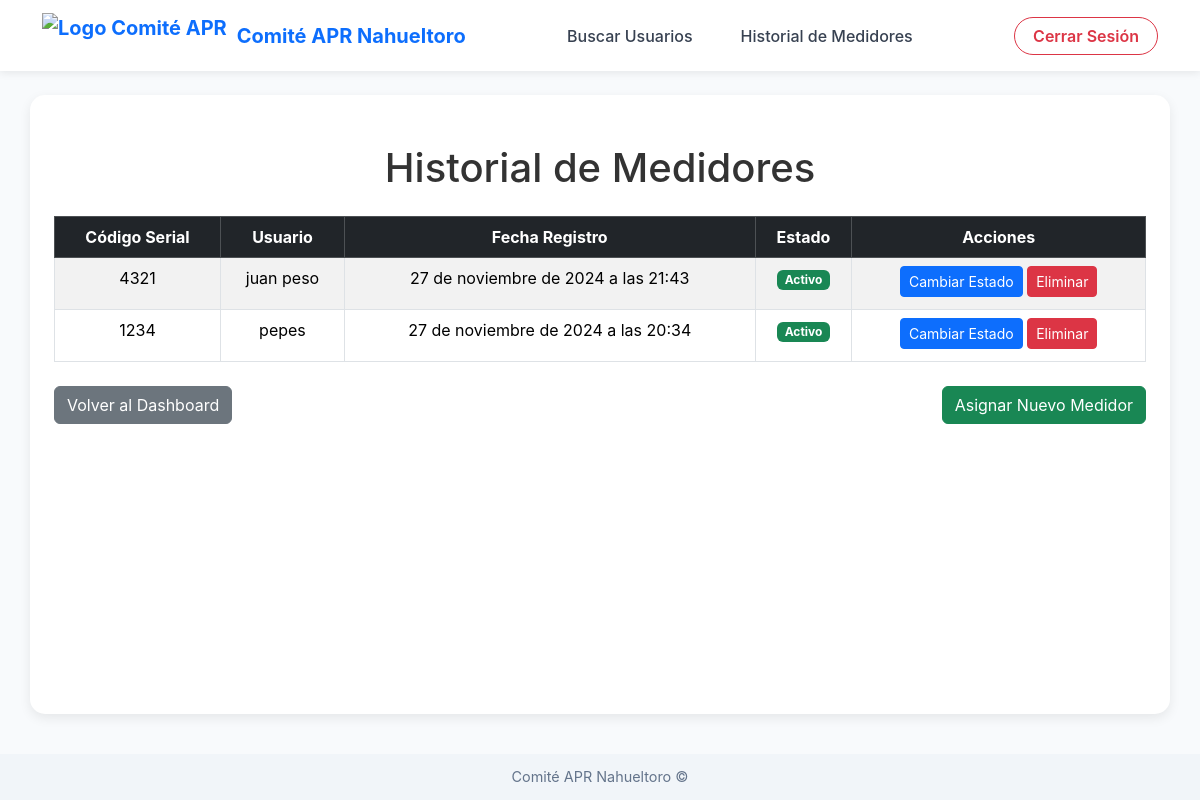
The page /medidores/historial/ (signed in) on the database its author committed.
### medidores/models.py (models this page shows, shortened)
class Medidor(models.Model):
    ESTADOS = [
        ('activo', 'Activo'),
        ('inactivo', 'Inactivo'),
        ('mantenimiento', 'En Mantenimiento'),
        ('danado', 'Dañado'),
    ]
    codigo_serial = models.CharField(
        max_length=50,
        unique=True,
        help_text="Código serial único del medidor."
    )
    usuario = models.ForeignKey(
        Usuario,
        on_delete=models.CASCADE,
        related_name='medidores',
        null=True,  # Permitir que sea nulo temporalmente para asignar un medidor
        blank=True,
        help_text="Usuario al que está asignado este medidor."
    )
    fecha_instalacion = models.DateField(
        null=True,
        blank=True,
        help_text="Fecha en la que se instaló el medidor."
    )
    fecha_registro = models.DateTimeField(
        auto_now_add=True,
        help_text="Fecha en la que se registró el medidor."
    )
    estado = models.CharField(
        max_length=20,
        choices=ESTADOS,
        default='activo',
        help_text="Estado actual del medidor."
    )

### usuarios/models.py (models this page shows, shortened)
class Usuario(models.Model):
    def validar_nombre(value):
        """
        Valida que el nombre solo contenga letras y espacios.
        """
        if not value.replace(" ", "").isalpha():
            raise ValidationError("El nombre solo debe contener letras y espacios.")
    def validar_rut(value):
        """
        Valida el RUT chileno con su dígito verificador.
        """
        rut = value.replace(".", "").replace("-", "")
        if len(rut) < 2:
            raise ValidationError("El RUT ingresado no es válido.")
        cuerpo, dv = rut[:-1], rut[-1].upper()
        if not cuerpo.isdigit():
            raise ValidationError("El RUT ingresado no es válido.")
        suma, factor = 0, 2
        for c in reversed(cuerpo):
            suma += int(c) * factor
            factor = 2 if factor == 7 else factor + 1
        dv_calculado = 11 - (suma % 11)
        if dv_calculado == 10:
            dv_calculado = "K"
        elif dv_calculado == 11:
            dv_calculado = "0"
        else:
            dv_calculado = str(dv_calculado)
        if dv_calculado != dv:
            raise ValidationError(f"El RUT ingresado no es válido. Dígito verificador esperado: {dv_calculado}")
    nombre = models.CharField(
        max_length=100,
        validators=[validar_nombre],
        help_text="Ingrese nombre y apellido. Ejemplo: Juan Pérez"
    )
    rut = models.CharField(
        max_length=12,
        unique=True,
        validators=[
            RegexValidator(
                regex=r'^\d{1,2}\.\d{3}\.\d{3}-[\dkK]$',
                message='Formato de RUT inválido. Ejemplo: 12.345.678-K'
            ),
            validar_rut  # Validación personalizada para el RUT
        ],
        help_text="Formato: 12.345.678-K"
    )
    correo = models.EmailField(
        max_length=255,
        unique=True,
        help_text="Ingrese un correo electrónico válido. Ejemplo: usuario@dominio.com"
    )
    direccion = models.CharField(
        max_length=255,
        help_text="Ingrese la dirección completa. Ejemplo: Calle Falsa 123, Santiago"
    )
    telefono = models.CharField(
        max_length=12,
        validators=[RegexValidator(
            regex=r'^\+569\d{8}$',
            message='El teléfono debe comenzar con +569 y tener 8 dígitos después. Ejemplo: +56912345678'
        )],
        help_text="Formato: +569XXXXXXXX (donde X son sus 8 dígitos)"
    )

### medidores/views.py (the view)
        def _verificar_permiso(request, *args, **kwargs):
            if request.user.rol not in roles_permitidos:
                messages.error(request, "No tienes permiso para acceder a esta función.")
                return redirect('roles:redireccion_dashboard')
            return vista(request, *args, **kwargs)

### medidores/views.py (called while the page is built)
def verificar_permiso(roles_permitidos):
    def decorador(vista):
        def _verificar_permiso(request, *args, **kwargs):
            if request.user.rol not in roles_permitidos:
                messages.error(request, "No tienes permiso para acceder a esta función.")
                return redirect('roles:redireccion_dashboard')
            return vista(request, *args, **kwargs)
        return _verificar_permiso
    return decorador

@login_required
@verificar_permiso(['admin', 'operario'])
def historial_medidores(request):
    medidores = Medidor.objects.select_related('usuario').order_by('-fecha_registro')
    return render(request, 'medidores/historial_medidores.html', {
        'medidores': medidores
    })

### medidores/templates/medidores/historial_medidores.html (shortened to what this page needs)
{% extends "medidores/base_medidores.html" %}
{% block content %}
<div class="container mt-4">
    <h1 class="text-center mb-4">Historial de Medidores</h1>
    {% if medidores %}
        <table class="table table-striped table-bordered text-center">
            <thead class="table-dark">
                <tr>
                    <th>Código Serial</th>
                    <th>Usuario</th>
                    <th>Fecha Registro</th>
                    <th>Estado</th>
                    <th>Acciones</th>
                </tr>
            </thead>
            <tbody>
                {% for medidor in medidores %}
                <tr>
                    <td>{{ medidor.codigo_serial }}</td>
                    <td>
                        {% if medidor.usuario %}
                            {{ medidor.usuario.nombre }}
                        {% else %}
                            <span class="text-muted">Sin asignar</span>
                        {% endif %}
                    </td>
                    <td>{{ medidor.fecha_registro }}</td>
                    <td>
                        <span class="badge {% if medidor.estado == 'activo' %}bg-success{% elif medidor.estado == 'inactivo' %}bg-secondary{% elif medidor.estado == 'mantenimiento' %}bg-warning text-dark{% elif medidor.estado == 'danado' %}bg-danger{% endif %}">
                            {{ medidor.get_estado_display }}
                        </span>
                    </td>
                    <td>
                        <a href="{% url 'medidores:confirmar_cambio_estado' medidor.id %}"
                           class="btn btn-primary btn-sm mb-1">
                            Cambiar Estado
                        </a>
                        <a href="{% url 'medidores:eliminar_medidor' medidor.id %}"
                           class="btn btn-danger btn-sm mb-1">
                            Eliminar
                        </a>
                    </td>
                </tr>
                {% endfor %}
            </tbody>
        </table>
    {% else %}
        <div class="alert alert-info text-center">
            <strong>No hay medidores registrados.</strong>
        </div>
    {% endif %}
    <div class="mt-4 d-flex justify-content-between">
        <a href="{% url 'roles:redireccion_dashboard' %}" class="btn btn-secondary">
             Volver al Dashboard
        </a>
        <a href="{% url 'medidores:buscar_usuario_para_medidor' %}" class="btn btn-success">
             Asignar Nuevo Medidor
        </a>
    </div>
</div>
{% endblock %}

### medidores/templates/medidores/base_medidores.html (style rules this page uses)
body { display: flex; flex-direction: column; min-height: 100vh; margin: 0; background: #f8fafc; color: #333; font-family: Inter, system-ui, -apple-system, "Segoe UI", Roboto, "Helvetica Neue", Arial; }

### rows shown on the page
Medidor: codigo_serial "4321", usuario.nombre "juan peso", fecha_registro "27 de noviembre de 2024 a las 21:43", estado "Activo"
Medidor: codigo_serial "1234", usuario.nombre "pepes", fecha_registro "27 de noviembre de 2024 a las 20:34", estado "Activo"
